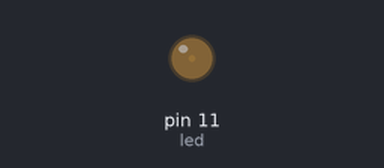
Bench run of a sketch on a simulated Arduino Uno, built with avr-gcc and run on an emulated ATmega328P. Shown: output pins drawn as LEDs (lit = HIGH).

Above: at 0.05 s.
At 1.15 s:
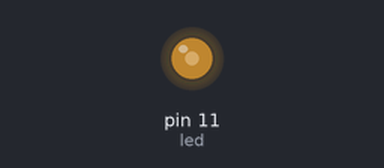
At 2.3 s:
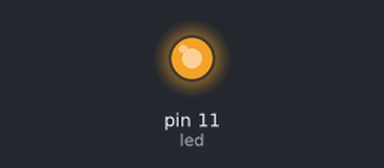
At 4.6 s:
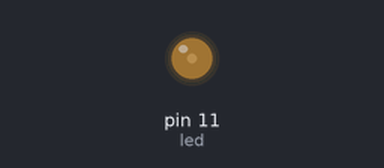
Timing chart, 0 to 6.7 s (numbered marks = the images above):
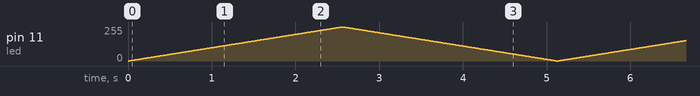

The sketch:

cv7.ino
```cpp
//stmívání a rozvisování ledky

int led = 11;

void setup() {
  // put your setup code here, to run once:
  pinMode(led, OUTPUT);
}

void loop() {
  // put your main code here, to run repeatedly:
  for (int i = 0; i < 256; i++){
    analogWrite(led, i);
    delay(10);
  }

  for (int j = 255; j >= 0; j--){
    analogWrite(led, j);
    delay(10);
  }
}
```
